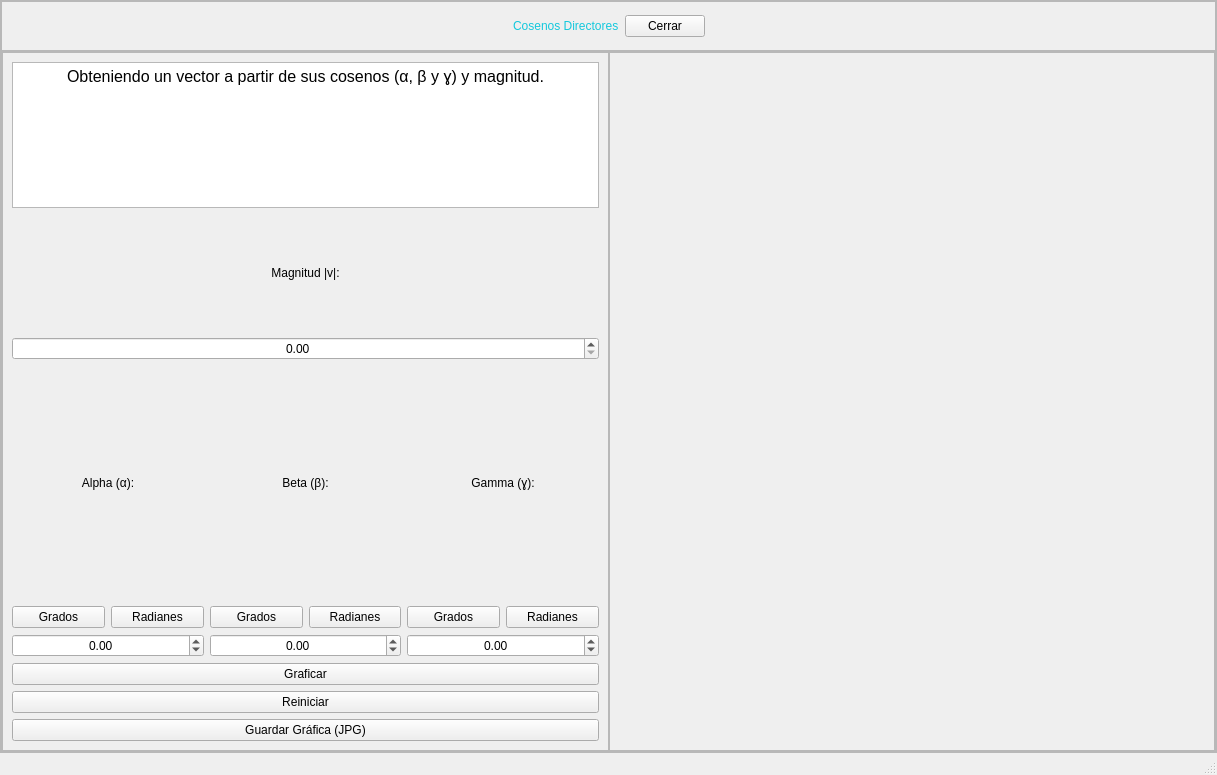
<?xml version="1.0" encoding="UTF-8"?>
<ui version="4.0">
 <class>MainWindow</class>
 <widget class="QMainWindow" name="MainWindow">
  <property name="geometry">
   <rect>
    <x>0</x>
    <y>0</y>
    <width>1217</width>
    <height>775</height>
   </rect>
  </property>
  <property name="windowTitle">
   <string>MainWindow</string>
  </property>
  <widget class="QWidget" name="centralwidget">
   <layout class="QVBoxLayout" name="verticalLayout">
    <property name="spacing">
     <number>0</number>
    </property>
    <property name="leftMargin">
     <number>0</number>
    </property>
    <property name="topMargin">
     <number>0</number>
    </property>
    <property name="rightMargin">
     <number>0</number>
    </property>
    <property name="bottomMargin">
     <number>0</number>
    </property>
    <item>
     <widget class="QFrame" name="frame">
      <property name="frameShape">
       <enum>QFrame::StyledPanel</enum>
      </property>
      <property name="frameShadow">
       <enum>QFrame::Raised</enum>
      </property>
      <layout class="QVBoxLayout" name="verticalLayout_2" stretch="1,8">
       <property name="spacing">
        <number>0</number>
       </property>
       <property name="leftMargin">
        <number>0</number>
       </property>
       <property name="topMargin">
        <number>0</number>
       </property>
       <property name="rightMargin">
        <number>0</number>
       </property>
       <property name="bottomMargin">
        <number>0</number>
       </property>
       <item>
        <widget class="QFrame" name="frame_2">
         <property name="maximumSize">
          <size>
           <width>16777215</width>
           <height>50</height>
          </size>
         </property>
         <property name="styleSheet">
          <string notr="true">QLabel{
font: 87 12pt &quot;Arial Black&quot;;
color: rgb(20, 200,220);
}

QPushButton{
	font: 10pt &quot;MS Shell Dlg 2&quot;;
}</string>
         </property>
         <property name="frameShape">
          <enum>QFrame::StyledPanel</enum>
         </property>
         <property name="frameShadow">
          <enum>QFrame::Raised</enum>
         </property>
         <layout class="QHBoxLayout" name="horizontalLayout">
          <item>
           <spacer name="horizontalSpacer">
            <property name="orientation">
             <enum>Qt::Horizontal</enum>
            </property>
            <property name="sizeHint" stdset="0">
             <size>
              <width>401</width>
              <height>20</height>
             </size>
            </property>
           </spacer>
          </item>
          <item>
           <widget class="QLabel" name="label">
            <property name="text">
             <string>Cosenos Directores</string>
            </property>
           </widget>
          </item>
          <item>
           <widget class="QPushButton" name="button_cerrar">
            <property name="text">
             <string>Cerrar</string>
            </property>
           </widget>
          </item>
          <item>
           <spacer name="horizontalSpacer_2">
            <property name="orientation">
             <enum>Qt::Horizontal</enum>
            </property>
            <property name="sizeHint" stdset="0">
             <size>
              <width>401</width>
              <height>20</height>
             </size>
            </property>
           </spacer>
          </item>
         </layout>
        </widget>
       </item>
       <item>
        <widget class="QFrame" name="frame_3">
         <property name="frameShape">
          <enum>QFrame::StyledPanel</enum>
         </property>
         <property name="frameShadow">
          <enum>QFrame::Raised</enum>
         </property>
         <layout class="QHBoxLayout" name="horizontalLayout_2" stretch="1,1">
          <property name="spacing">
           <number>0</number>
          </property>
          <property name="leftMargin">
           <number>0</number>
          </property>
          <property name="topMargin">
           <number>0</number>
          </property>
          <property name="rightMargin">
           <number>0</number>
          </property>
          <property name="bottomMargin">
           <number>0</number>
          </property>
          <item>
           <widget class="QFrame" name="frame_4">
            <property name="styleSheet">
             <string notr="true">QLabel{
	font: 75 12pt &quot;MS Shell Dlg 2&quot;;
}

QPushButton{
	font: 75 11pt &quot;MS Shell Dlg 2&quot;;
}

QDoubleSpinBox{
	font: 75 11pt &quot;MS Shell Dlg 2&quot;;
}</string>
            </property>
            <property name="frameShape">
             <enum>QFrame::StyledPanel</enum>
            </property>
            <property name="frameShadow">
             <enum>QFrame::Raised</enum>
            </property>
            <layout class="QVBoxLayout" name="verticalLayout_3" stretch="1,1,2,1,1,1">
             <item>
              <widget class="QTextEdit" name="textEdit">
               <property name="readOnly">
                <bool>true</bool>
               </property>
               <property name="html">
                <string>&lt;!DOCTYPE HTML PUBLIC &quot;-//W3C//DTD HTML 4.0//EN&quot; &quot;http://www.w3.org/TR/REC-html40/strict.dtd&quot;&gt;
&lt;html&gt;&lt;head&gt;&lt;meta name=&quot;qrichtext&quot; content=&quot;1&quot; /&gt;&lt;style type=&quot;text/css&quot;&gt;
p, li { white-space: pre-wrap; }
&lt;/style&gt;&lt;/head&gt;&lt;body style=&quot; font-family:'MS Shell Dlg 2'; font-size:7.8pt; font-weight:400; font-style:normal;&quot;&gt;
&lt;p align=&quot;center&quot; style=&quot; margin-top:0px; margin-bottom:0px; margin-left:0px; margin-right:0px; -qt-block-indent:0; text-indent:0px;&quot;&gt;&lt;span style=&quot; font-size:12pt;&quot;&gt;Obteniendo un vector a partir de sus cosenos (α, β y ɣ) y magnitud.&lt;/span&gt;&lt;/p&gt;&lt;/body&gt;&lt;/html&gt;</string>
               </property>
              </widget>
             </item>
             <item>
              <layout class="QGridLayout" name="gridLayout">
               <item row="0" column="0">
                <widget class="QLabel" name="label_2">
                 <property name="text">
                  <string>Magnitud |v|:</string>
                 </property>
                 <property name="alignment">
                  <set>Qt::AlignCenter</set>
                 </property>
                </widget>
               </item>
               <item row="1" column="0">
                <widget class="QDoubleSpinBox" name="sBox_magnitud">
                 <property name="alignment">
                  <set>Qt::AlignCenter</set>
                 </property>
                 <property name="maximum">
                  <double>1000000.000000000000000</double>
                 </property>
                </widget>
               </item>
              </layout>
             </item>
             <item>
              <layout class="QGridLayout" name="gridLayout_2">
               <item row="1" column="1">
                <layout class="QGridLayout" name="gridLayout_3">
                 <item row="0" column="0">
                  <widget class="QPushButton" name="button_grad_beta">
                   <property name="text">
                    <string>Grados</string>
                   </property>
                   <property name="checkable">
                    <bool>true</bool>
                   </property>
                   <property name="autoRepeat">
                    <bool>false</bool>
                   </property>
                   <property name="autoExclusive">
                    <bool>false</bool>
                   </property>
                  </widget>
                 </item>
                 <item row="0" column="1">
                  <widget class="QPushButton" name="button_rad_beta">
                   <property name="text">
                    <string>Radianes</string>
                   </property>
                   <property name="checkable">
                    <bool>true</bool>
                   </property>
                   <property name="autoRepeat">
                    <bool>false</bool>
                   </property>
                   <property name="autoExclusive">
                    <bool>false</bool>
                   </property>
                  </widget>
                 </item>
                </layout>
               </item>
               <item row="1" column="0">
                <layout class="QGridLayout" name="gridLayout_4">
                 <item row="0" column="0">
                  <widget class="QPushButton" name="button_grad_alpha">
                   <property name="text">
                    <string>Grados</string>
                   </property>
                   <property name="checkable">
                    <bool>true</bool>
                   </property>
                   <property name="autoRepeat">
                    <bool>false</bool>
                   </property>
                   <property name="autoExclusive">
                    <bool>false</bool>
                   </property>
                  </widget>
                 </item>
                 <item row="0" column="1">
                  <widget class="QPushButton" name="button_rad_alpha">
                   <property name="enabled">
                    <bool>true</bool>
                   </property>
                   <property name="text">
                    <string>Radianes</string>
                   </property>
                   <property name="checkable">
                    <bool>true</bool>
                   </property>
                   <property name="checked">
                    <bool>false</bool>
                   </property>
                   <property name="autoRepeat">
                    <bool>false</bool>
                   </property>
                   <property name="autoExclusive">
                    <bool>false</bool>
                   </property>
                  </widget>
                 </item>
                </layout>
               </item>
               <item row="2" column="1">
                <widget class="QDoubleSpinBox" name="sBox_beta">
                 <property name="alignment">
                  <set>Qt::AlignCenter</set>
                 </property>
                 <property name="minimum">
                  <double>-1000.000000000000000</double>
                 </property>
                 <property name="maximum">
                  <double>1000.000000000000000</double>
                 </property>
                </widget>
               </item>
               <item row="0" column="0">
                <widget class="QLabel" name="label_3">
                 <property name="text">
                  <string>Alpha (α):</string>
                 </property>
                 <property name="alignment">
                  <set>Qt::AlignCenter</set>
                 </property>
                </widget>
               </item>
               <item row="0" column="1">
                <widget class="QLabel" name="label_4">
                 <property name="text">
                  <string>Beta (β):</string>
                 </property>
                 <property name="alignment">
                  <set>Qt::AlignCenter</set>
                 </property>
                </widget>
               </item>
               <item row="2" column="0">
                <widget class="QDoubleSpinBox" name="sBox_alpha">
                 <property name="alignment">
                  <set>Qt::AlignCenter</set>
                 </property>
                 <property name="minimum">
                  <double>-1000.000000000000000</double>
                 </property>
                 <property name="maximum">
                  <double>1000.000000000000000</double>
                 </property>
                </widget>
               </item>
               <item row="0" column="2">
                <widget class="QLabel" name="label_5">
                 <property name="text">
                  <string>Gamma (ɣ):</string>
                 </property>
                 <property name="alignment">
                  <set>Qt::AlignCenter</set>
                 </property>
                </widget>
               </item>
               <item row="1" column="2">
                <layout class="QGridLayout" name="gridLayout_5">
                 <item row="0" column="0">
                  <widget class="QPushButton" name="button_grad_gamma">
                   <property name="text">
                    <string>Grados</string>
                   </property>
                   <property name="checkable">
                    <bool>true</bool>
                   </property>
                  </widget>
                 </item>
                 <item row="0" column="1">
                  <widget class="QPushButton" name="button_rad_gamma">
                   <property name="text">
                    <string>Radianes</string>
                   </property>
                   <property name="checkable">
                    <bool>true</bool>
                   </property>
                  </widget>
                 </item>
                </layout>
               </item>
               <item row="2" column="2">
                <widget class="QDoubleSpinBox" name="sBox_gamma">
                 <property name="alignment">
                  <set>Qt::AlignCenter</set>
                 </property>
                 <property name="minimum">
                  <double>-1000.000000000000000</double>
                 </property>
                 <property name="maximum">
                  <double>1000.000000000000000</double>
                 </property>
                </widget>
               </item>
              </layout>
             </item>
             <item>
              <widget class="QPushButton" name="button_graficar">
               <property name="text">
                <string>Graficar</string>
               </property>
              </widget>
             </item>
             <item>
              <widget class="QPushButton" name="button_reiniciar">
               <property name="text">
                <string>Reiniciar</string>
               </property>
              </widget>
             </item>
             <item>
              <widget class="QPushButton" name="button_guardar">
               <property name="text">
                <string>Guardar Gráfica (JPG)</string>
               </property>
              </widget>
             </item>
            </layout>
           </widget>
          </item>
          <item>
           <widget class="QFrame" name="frame_5">
            <property name="frameShape">
             <enum>QFrame::StyledPanel</enum>
            </property>
            <property name="frameShadow">
             <enum>QFrame::Raised</enum>
            </property>
            <layout class="QHBoxLayout" name="horizontalLayout_4">
             <item>
              <layout class="QHBoxLayout" name="graf_vector"/>
             </item>
            </layout>
           </widget>
          </item>
         </layout>
        </widget>
       </item>
      </layout>
     </widget>
    </item>
   </layout>
  </widget>
  <widget class="QStatusBar" name="statusbar"/>
 </widget>
 <resources/>
 <connections/>
</ui>
